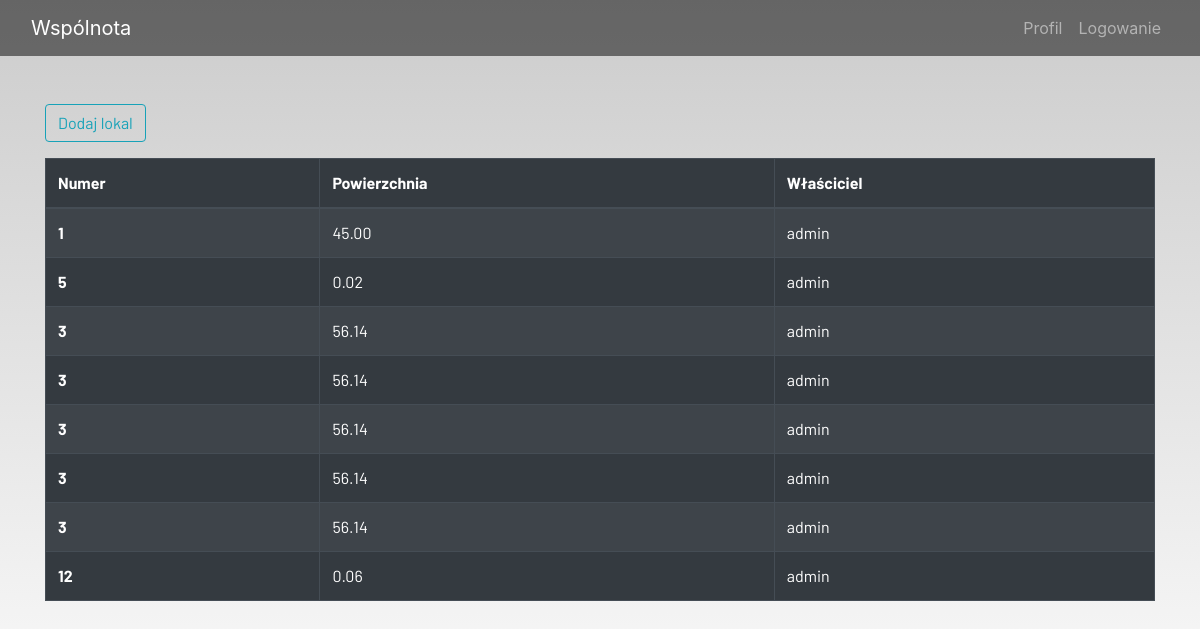
The page /local/ (signed in) on the database as committed earlier.
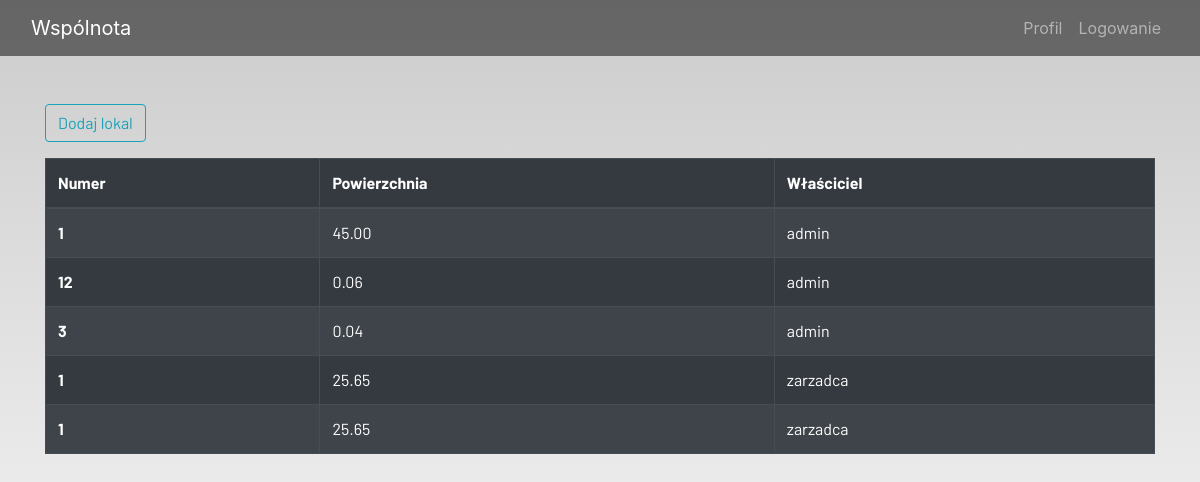
The same page on the database as committed later.
### ideas/models.py (models this page shows, shortened)
class Local(models.Model):
    admin = models.ForeignKey(User, on_delete=models.CASCADE, related_name='admin', null=True, blank=True)
    owner = models.ForeignKey(User, on_delete=models.CASCADE, related_name='owner', null=True, blank=True)
    number = models.IntegerField(("Numer lokalu"), null=False, blank=False)
    area = models.DecimalField(("Powierzchnia"), max_digits=100, decimal_places=2)
    class Meta:
        verbose_name = "local"
        verbose_name_plural = "local"

### ideas/views.py (the view)
# urls.py: path('local/', views.local, name='local'),
def local(request):
    if request.method == "POST":
        form = LocalForm(request.POST)
        if form.is_valid():
            local = Local(
                admin=request.user,
                owner=User.objects.get(id=request.POST["owner"]),
                number=request.POST['number'],
                area=request.POST['area']
            )
            local.save()
            messages.success(request, f"Lokal został dodany")
    else:
        form = LocalForm()
    local = Local.objects.filter(admin=request.user)
    context = {
            'locals': local,
            'form': form,
    }
    return render(request, 'registration/local.html', context)

### ideas/templates/registration/local.html (shortened to what this page needs)
{% extends 'registration/main.html' %}
{% load static %}
{% block content %}
{% load crispy_forms_tags %}
<div class="container" >
<div class="form-group">
            <button class="btn btn-outline-info" data-toggle="modal" data-target="#myModal">
                Dodaj lokal
            </button>
        </div>
</div>
<div class="container">
    <table class="table table-striped table-bordered table-hover table-dark">
        <thead>
            <tr>
                <th scope="col">Numer</th>
                <th scope="col">Powierzchnia</th>
                <th scope="col">Właściciel</th>
            </tr>
        </thead>
        <tbody>
            {% for local in  locals %}
            <tr>
                <th scope="row">{{ local.number }}</th>
                <td>{{ local.area }}</td>
                <td>{{ local.owner }}</td>
            </tr>
            {%  endfor %}
        </tbody>
    </table>
</div>
{% endblock content %}

### ideas/templates/registration/main.html (shortened to what this page needs)
<!DOCTYPE html>
{% load static %}
<html lang="en">
<head>
  <link rel="stylesheet" href="https://stackpath.bootstrapcdn.com/bootstrap/4.3.1/css/bootstrap.min.css"
 />
  <link rel="stylesheet" href="https://use.fontawesome.com/releases/v5.7.2/css/all.css"
 />
  <link rel="stylesheet" type="text/css" href="main.css">
</head>
<body>
  <header>
    <nav class="navbar navbar-expand-lg navbar-dark bg-dark">
      <div class="container-fluid">
        <a class="navbar-brand" href="{% url 'home' %}">Wspólnota</a>
        <div class="collapse navbar-collapse justify-content-end" id="navbarSupportedContent">
          <ul class="navbar-nav mb-2 mb-lg-0">
            <li class="nav-item">
              <a class="nav-link" href='#'>Profil</a>
            </li>
            <li class="nav-item">
              <a class="nav-link" href="{% url 'login' %}">Logowanie</a>
            </li>
          </ul>
        </div>
      </div>
    </nav>
  </header>
  <br /><br />
  <main>
    {% block content %}
    {% endblock content %}
  </main>
</body>
</html>

### ideas/templates/registration/main.css (style rules this page uses)
html { scroll-behavior: smooth; height: 100%; width: 100%; }
main { font-family: Barlow, Quicksand, Rubik, sans-serif, serif, 'Times New Roman', Times, serif !important; }
.navbar { background-color: rgba(0, 0, 0, 0.5) !important; }
a { text-decoration: none !important; color: black; }
html, body { max-width: 100%; overflow-x: hidden; height: 100%; width: 100%; }
body { background: linear-gradient(rgba(0, 0, 0, 0.2), rgba(255, 255, 255, 0.5)); overflow-x: hidden; background-repeat: no-repeat; }

Rows that differ between the two databases and show on the page:
removed Local: number "5", area "0.02", owner "admin"
removed Local: number "3", area "56.14", owner "admin"
removed Local: number "3", area "56.14", owner "admin"
removed Local: number "3", area "56.14", owner "admin"
removed Local: number "3", area "56.14", owner "admin"
removed Local: number "3", area "56.14", owner "admin"
added Local: number "3", area "0.04", owner "admin"
added Local: number "1", area "25.65", owner "zarzadca"
added Local: number "1", area "25.65", owner "zarzadca"
